Frame 1 (no input): blank canvas, image omitted
Frame 60 (the mouse pressed at the canvas centre just before this capture): blank canvas, image omitted
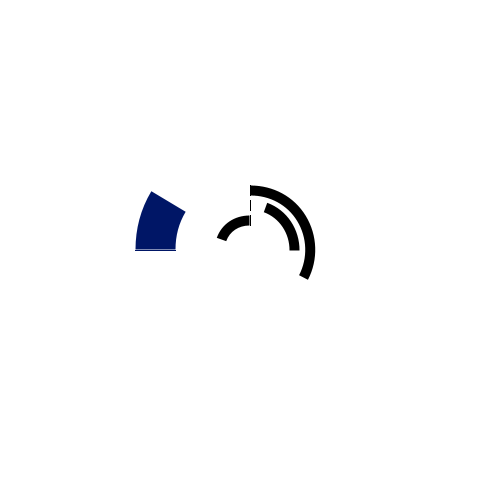
Frame 120 (the mouse held since frame 60 and released just before this capture)

The Processing sketch whose frames 1 and 60 were blank and that drew this single picture after the mouse press (run headless with seeded random() and noise(); from frame 60 on, the mouse is pressed at the canvas centre):

// Processing sketch: processing_122615
// ── processing_122615.pde


float seks;
float mins;
float hr;
float pod;
float podc;
float podb;

float seksstart=0;
float minsstart=0;
float hrstart=0;
float podstart=0;

float seksrect;
float minsrect;
float hrrect;
float podrect;
float podcrect;
float podbrect;

float seksrectstart=0;
float minsrectstart=0;
float hrrectstart=0;
float podrectstart=0;

float Drehung;
float Drehungjetzt;

float schnelleRotation;

void setup(){
size(500,500);

colorMode(HSB, 360,100,100);
}

void draw(){
background(0,0,100);
translate(width/2, height/2);
strokeWeight(10);
strokeCap(SQUARE);
noFill();


if(hour()<12){
podcrect=map(hour(),0,12,250,180);

}
else if(hour()>11){

podcrect=map(hour(),12,24,180,250);
}

if(hour()<11){podbrect=map(hour(),0,10,0,100);}
if(hour()>=11 && hour()<=18){podbrect=100;}
if(hour()>18){podbrect=map(hour(),17,23,100,0);}



if(mousePressed==true){
 
 seksrect = 0;
minsrect= 0;
hrrect = 0;
podrect = 0;
Drehung=-PI/2;

if(seksrectstart>seksrect){ seksrectstart=seksrectstart-2;}
if(minsrectstart>minsrect){ minsrectstart=minsrectstart-2;}
if(hrrectstart>hrrect){ hrrectstart=hrrectstart-2;}
if(podrectstart>podrect){ podrectstart=podrectstart-2;} 
 if(Drehungjetzt>Drehung){Drehungjetzt= Drehungjetzt-PI/40;}

if(seksrectstart<1 && minsrectstart<1 && hrrectstart<1 && podrectstart<1 && Drehungjetzt<=-PI/2+0.1){
  
seks=map(second(),0,59,0,2*PI);

mins=map(minute(),0,59,0,2*PI);

if(hour()<12){
hr=map(hour(),0,12,0,2*PI);
podc=map(hour(),0,12,250,180);

}
else if(hour()>11){
hr=map(hour(),12,24,0,2*PI);
podc=map(hour(),12,24,180,250);
}

if(hour()<11){podb=map(hour(),0,10,0,100);}
if(hour()>=11 && hour()<=18){podb=100;}
if(hour()>18){podb=map(hour(),17,23,100,0);}

pod=map(hour(),0,24,0,PI);





if(seks==2*PI){seksstart=0;}
if(mins==2*PI){minsstart=0;}
if(hr==2*PI){hrstart=0;}
if(pod==2*PI){podstart=0;}

if(seksstart<=seks){ seksstart=seksstart+0.03;}
if(minsstart<=mins){ minsstart=minsstart+0.03;}
if(hrstart<=hr){ hrstart=hrstart+0.05;}
if(podstart<=pod){ podstart=podstart+0.03;}

 schnelleRotation=schnelleRotation-0.112;
}
}

else if(keyPressed==true){
seks = 0;
mins = 0;
hr = 0;
pod = 0;
Drehung=0;

if(seksstart>=seks){ seksstart=seksstart-0.03;}
if(minsstart>=mins){ minsstart=minsstart-0.03;}
if(hrstart>=hr){ hrstart=hrstart-0.05;}
if(podstart>=pod){ podstart=podstart-0.03;}

 
if(seksstart<0.1 && minsstart<0.1 && hrstart<0.1 && podstart<0.1 ){

seksrect=map(second(),0,59,0,200);

minsrect=map(minute(),0,59,0,200);

if(hour()<12){
hrrect=map(hour(),0,11,0,200);
podcrect=map(hour(),0,12,250,180);

}
else if(hour()>11){
hrrect=map(hour(),12,24,0,200);
podcrect=map(hour(),12,24,180,250);
}

if(hour()<11){podbrect=map(hour(),0,10,0,100);}
if(hour()>=11 && hour()<=18){podbrect=100;}
if(hour()>18){podbrect=map(hour(),17,23,100,0);}

podrect=map(hour(),0,24,0,200);




if(seksrect==200){seksrectstart=0;}
if(minsrect==200){minsrectstart=0;}
if(hrrect==200){hrrectstart=0;}
if(podrect==200){podrectstart=0;}

if(seksrectstart<=seksrect){ seksrectstart=seksrectstart+2;}
if(minsrectstart<=minsrect){ minsrectstart=minsrectstart+2;}
if(hrrectstart<=hrrect){ hrrectstart=hrrectstart+2;}
if(podrectstart<=podrect){ podrectstart=podrectstart+2;}
  if(Drehungjetzt<Drehung){Drehungjetzt= Drehungjetzt+PI/40;}
}
}
else{
seks = 0;
mins = 0;
hr = 0;
pod = 0;
Drehung=0;

if(seksstart>=seks){ seksstart=seksstart-0.03;}
if(minsstart>=mins){ minsstart=minsstart-0.03;}
if(hrstart>=hr){ hrstart=hrstart-0.05;}
if(podstart>=pod){ podstart=podstart-0.03;}

if(podstart<0.1){
 if(Drehungjetzt<Drehung){Drehungjetzt= Drehungjetzt+PI/40;}
}
 seksrect = 0;
minsrect= 0;
hrrect = 0;
podrect = 0;


if(seksrectstart>seksrect){ seksrectstart=seksrectstart-2;}
if(minsrectstart>minsrect){ minsrectstart=minsrectstart-2;}
if(hrrectstart>hrrect){ hrrectstart=hrrectstart-2;}
if(podrectstart>podrect){ podrectstart=podrectstart-2;} 

}

pushMatrix();
stroke(0,0,0);
rotate(-seksstart);
rotate(-PI/2);
arc(0, 0, 60, 60, 0, seksstart);
//rotate(radians(90));

rotate(schnelleRotation);
arc(0, 0, 90, 90, 0, minsstart);
popMatrix();
 

pushMatrix();
rotate(radians(270));
arc(0, 0, 120, 120, 0, hrstart);
popMatrix();
 

pushMatrix();
stroke(podc,100,podb);
rotate(radians(180));
strokeWeight(40);
arc(0, 0, 190, 190, 0, podstart);
popMatrix();
 

 pushMatrix();
 //rotate(PI+PI/2);
 rotate(Drehungjetzt);
 translate(0,-60);
 strokeWeight(1);
 stroke(podcrect,100,podbrect);
 fill(podcrect,100,podbrect);
 rect(-podrectstart/2,-55,podrectstart,40); 
 popMatrix();

 
 fill(100,100,0);
 stroke(100,100,0);
  strokeWeight(1);
 pushMatrix();
 rect(-hrrectstart/2,-65,hrrectstart,10); 
 popMatrix();
 

 translate(0,-60);
 rect(-minsrectstart/2,10,minsrectstart,10); 
  translate(0,-5);
 rect(-seksrectstart/2,30,seksrectstart,10); 


}
